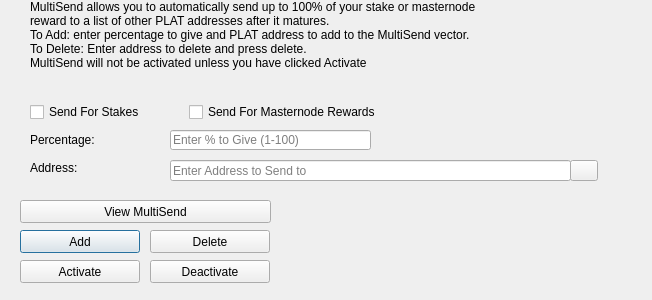
<?xml version="1.0" encoding="UTF-8"?>
<ui version="4.0">
 <class>MultiSendDialog</class>
 <widget class="QDialog" name="MultiSendDialog">
  <property name="windowModality">
   <enum>Qt::NonModal</enum>
  </property>
  <property name="geometry">
   <rect>
    <x>0</x>
    <y>0</y>
    <width>652</width>
    <height>300</height>
   </rect>
  </property>
  <property name="windowTitle">
   <string>MultiSend</string>
  </property>
  <widget class="QLineEdit" name="multiSendPercentEdit">
   <property name="geometry">
    <rect>
     <x>170</x>
     <y>130</y>
     <width>201</width>
     <height>20</height>
    </rect>
   </property>
   <property name="toolTip">
    <string>Enter whole numbers 1 - 100</string>
   </property>
   <property name="placeholderText">
    <string>Enter % to Give (1-100)</string>
   </property>
  </widget>
  <widget class="QLineEdit" name="multiSendAddressEdit">
   <property name="geometry">
    <rect>
     <x>170</x>
     <y>160</y>
     <width>401</width>
     <height>21</height>
    </rect>
   </property>
   <property name="toolTip">
    <string/>
   </property>
   <property name="placeholderText">
    <string>Enter Address to Send to</string>
   </property>
  </widget>
  <widget class="QLabel" name="label_2">
   <property name="geometry">
    <rect>
     <x>30</x>
     <y>0</y>
     <width>451</width>
     <height>121</height>
    </rect>
   </property>
   <property name="lineWidth">
    <number>1</number>
   </property>
   <property name="text">
    <string>MultiSend allows you to automatically send up to 100% of your stake or masternode reward to a list of other PLAT addresses after it matures.
To Add: enter percentage to give and PLAT address to add to the MultiSend vector.
To Delete: Enter address to delete and press delete.
MultiSend will not be activated unless you have clicked Activate</string>
   </property>
   <property name="alignment">
    <set>Qt::AlignLeading|Qt::AlignLeft|Qt::AlignTop</set>
   </property>
   <property name="wordWrap">
    <bool>true</bool>
   </property>
  </widget>
  <widget class="QLabel" name="message">
   <property name="geometry">
    <rect>
     <x>290</x>
     <y>200</y>
     <width>351</width>
     <height>91</height>
    </rect>
   </property>
   <property name="text">
    <string/>
   </property>
  </widget>
  <widget class="QPushButton" name="addButton">
   <property name="geometry">
    <rect>
     <x>20</x>
     <y>230</y>
     <width>120</width>
     <height>23</height>
    </rect>
   </property>
   <property name="toolTip">
    <string/>
   </property>
   <property name="statusTip">
    <string>Add to MultiSend Vector</string>
   </property>
   <property name="text">
    <string>Add</string>
   </property>
  </widget>
  <widget class="QPushButton" name="disableButton">
   <property name="geometry">
    <rect>
     <x>150</x>
     <y>260</y>
     <width>120</width>
     <height>23</height>
    </rect>
   </property>
   <property name="statusTip">
    <string>Deactivate MultiSend</string>
   </property>
   <property name="text">
    <string>Deactivate</string>
   </property>
  </widget>
  <widget class="QPushButton" name="addressBookButton">
   <property name="geometry">
    <rect>
     <x>570</x>
     <y>160</y>
     <width>28</width>
     <height>21</height>
    </rect>
   </property>
   <property name="toolTip">
    <string>Choose an address from the address book</string>
   </property>
   <property name="text">
    <string/>
   </property>
   <property name="icon">
    <iconset resource="../platinum.qrc">
     <normaloff>:/icons/address-book</normaloff>:/icons/address-book</iconset>
   </property>
   <property name="shortcut">
    <string>Alt+A</string>
   </property>
   <property name="autoDefault">
    <bool>false</bool>
   </property>
  </widget>
  <widget class="QLabel" name="label">
   <property name="geometry">
    <rect>
     <x>30</x>
     <y>130</y>
     <width>121</width>
     <height>20</height>
    </rect>
   </property>
   <property name="toolTip">
    <string>Percentage of stake to send</string>
   </property>
   <property name="text">
    <string>Percentage:</string>
   </property>
  </widget>
  <widget class="QLabel" name="label_5">
   <property name="geometry">
    <rect>
     <x>30</x>
     <y>160</y>
     <width>111</width>
     <height>16</height>
    </rect>
   </property>
   <property name="toolTip">
    <string>Address to send portion of stake to</string>
   </property>
   <property name="text">
    <string>Address:</string>
   </property>
  </widget>
  <widget class="QPushButton" name="deleteButton">
   <property name="geometry">
    <rect>
     <x>150</x>
     <y>230</y>
     <width>120</width>
     <height>23</height>
    </rect>
   </property>
   <property name="toolTip">
    <string/>
   </property>
   <property name="statusTip">
    <string>Delete Address From MultiSend Vector</string>
   </property>
   <property name="text">
    <string>Delete</string>
   </property>
  </widget>
  <widget class="QPushButton" name="activateButton">
   <property name="geometry">
    <rect>
     <x>20</x>
     <y>260</y>
     <width>120</width>
     <height>23</height>
    </rect>
   </property>
   <property name="statusTip">
    <string>Activate MultiSend</string>
   </property>
   <property name="text">
    <string>Activate</string>
   </property>
  </widget>
  <widget class="QPushButton" name="viewButton">
   <property name="geometry">
    <rect>
     <x>20</x>
     <y>200</y>
     <width>251</width>
     <height>23</height>
    </rect>
   </property>
   <property name="toolTip">
    <string/>
   </property>
   <property name="statusTip">
    <string>View MultiSend Vector</string>
   </property>
   <property name="text">
    <string>View MultiSend</string>
   </property>
  </widget>
  <widget class="QWidget" name="horizontalLayoutWidget">
   <property name="geometry">
    <rect>
     <x>30</x>
     <y>100</y>
     <width>351</width>
     <height>24</height>
    </rect>
   </property>
   <layout class="QHBoxLayout" name="horizontalLayout">
    <item>
     <widget class="QCheckBox" name="multiSendStakeCheckBox">
      <property name="text">
       <string>Send For Stakes</string>
      </property>
     </widget>
    </item>
    <item>
     <widget class="QCheckBox" name="multiSendMasternodeCheckBox">
      <property name="text">
       <string>Send For Masternode Rewards</string>
      </property>
     </widget>
    </item>
   </layout>
  </widget>
 </widget>
 <resources>
  <include location="../platinum.qrc"/>
 </resources>
 <connections/>
</ui>
